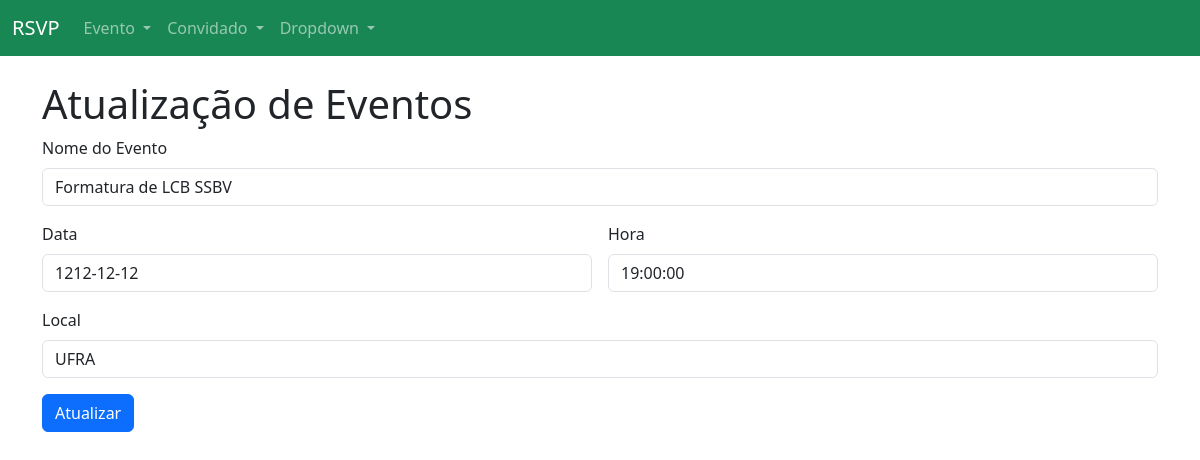
Screenshot of /eventoeditar/1/ with the database file from the repository.
### convidados/models.py (models this page shows, shortened)
class Eventos(models.Model):
    nome = models.CharField(max_length=100)
    data = models.DateField()
    hora = models.TimeField()
    local = models.CharField(max_length=100)

### convidados/views.py (the view)
# urls.py: path('eventoeditar/<int:id>/', eventoeditar, name='eventoeditar'),
def eventoeditar(request, id):
    evento = None
    if id:
        evento = get_object_or_404(Eventos, pk=id)
    if request.method == 'POST':
        form = EventosForm(request.POST, request.FILES, instance=evento)
        if form.is_valid():
            form.save()
            return redirect('convidados:eventolistar')
    else:
        form = EventosForm(instance=evento)
    return render(request, 'convidados/eventoCadastrar.html', {'form':form})

### convidados/forms.py
class EventosForm(forms.ModelForm):
    class Meta:
        model = Eventos
        fields = '__all__'
        widgets = {
            'nome': forms.TextInput(attrs={'class': 'form-control', 'placeholder': 'Nome do Evento'}),
            'data': forms.DateInput(attrs={'class': 'form-control', 'placeholder': 'Data do Evento'}),
            'hora': forms.TimeInput(attrs={'class': 'form-control', 'placeholder': 'Hora do Evento'}),
            'local': forms.TextInput(attrs={'class': 'form-control', 'placeholder': 'Local do Evento'}),
        }

### templates/convidados/eventoCadastrar.html (shortened to what this page needs)
{% extends 'convidados/menu.html' %}
{% load static %}
{% block body %}
<br>
<div class="container">
    <h1>{% if form.instance.id %}
        Atualização de Eventos
        {% else %}
        Cadastro de Eventos
        {% endif %}</h1>
    <form class="row g-3" method="POST" enctype="multipart/form-data">
        <div class="col-12">
            <label class="form-label">Nome do Evento</label>
            {{form.nome}}
        </div>
        <div class="col-md-6">
            <label class="form-label">Data</label>
            {{form.data}}
        </div>
        <div class="col-md-6">
            <label class="form-label">Hora</label>
            {{form.hora}}
        </div>
        <div class="col-12">
            <label class="form-label">Local</label>
            {{form.local}}
        </div>
        <div class="col-12">
            <button type="submit" class="btn btn-primary">{% if form.instance.id %}
                Atualizar
                {% else %}
                Cadastrar
                {% endif %}</button>
        </div>
    </form>
</div>
{% endblock %}

### rows the page displays
Eventos: nome "Formatura de LCB SSBV", data "1212-12-12", hora "19:00:00", local "UFRA"
